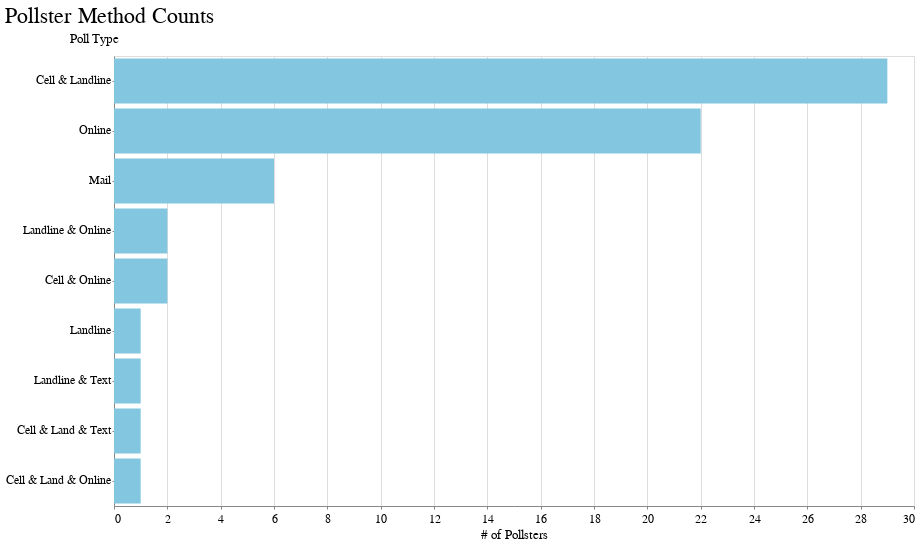

Write notebook code for a chart like this one.
### Code cell
alt.Chart(polls_df, title='Pollster Method Counts').mark_bar().encode(
    y=alt.Y('Poll Type', sort=types),
    x=alt.X('Poll Count', title='# of Pollsters')).properties(background='white')

### Figure 1 — Vega-Lite specification as saved in the notebook (floating-point values rounded to 4 significant figures)
{"$schema": "https://vega.github.io/schema/vega-lite/v3.4.0.json", "background": "white", "config": {"arc": {"fill": "#82c6df"}, "area": {"fill": "#82c6df"}, "axis": {"labelFont": "Benton Gothic, sans", "labelFontSize": 11.5, "labelFontWeight": "normal", "titleFont": "Benton Gothic Bold, sans", "titleFontSize": 13, "titleFontWeight": "normal"}, "axisX": {"labelAngle": 0, "labelPadding": 4, "tickSize": 3}, "axisY": {"labelBaseline": "middle", "maxExtent": 45, "minExtent": 45, "tickSize": 2, "titleAlign": "left", "titleAngle": 0, "titleX": -45, "titleY": -11}, "background": "#ffffff", "bar": {"fill": "#82c6df"}, "legend": {"labelFont": "Benton Gothic, sans", "labelFontSize": 11.5, "symbolType": "square", "titleFont": "Benton Gothic Bold, sans", "titleFontSize": 13, "titleFontWeight": "normal"}, "line": {"stroke": "#82c6df", "strokeWidth": 3}, "path": {"stroke": "#82c6df"}, "point": {"stroke": "#82c6df"}, "range": {"category": ["#3580b1", "#ec8431", "#ab7fb4", "#c89d29", "#adc839", "#829eb1"], "diverging": ["#e68a4f", "#f4bb6a", "#f9e39c", "#dadfe2", "#a6b7c6", "#849eae"], "heatmap": ["#fbf2c7", "#f9e39c", "#f8d36e", "#f4bb6a", "#e68a4f", "#d15a40", "#ab4232"], "ordinal": ["#fbf2c7", "#f9e39c", "#f8d36e", "#f4bb6a", "#e68a4f", "#d15a40", "#ab4232"], "ramp": ["#fbf2c7", "#f9e39c", "#f8d36e", "#f4bb6a", "#e68a4f", "#d15a40", "#ab4232"]}, "rect": {"fill": "#82c6df"}, "shape": {"stroke": "#82c6df"}, "symbol": {"fill": "#82c6df", "size": 30}, "title": {"anchor": "start", "font": "Benton Gothic Bold, sans", "fontColor": "#000000", "fontSize": 22, "fontWeight": "normal"}, "view": {"height": 450, "width": 800}}, "data": {"name": "data-c09ca9340a87ca79d20aaadea5f75aaf"}, "datasets": {"data-c09ca9340a87ca79d20aaadea5f75aaf": [{"Poll Count": 29, "Poll Type": "Cell & Landline"}, {"Poll Count": 22, "Poll Type": "Online"}, {"Poll Count": 6, "Poll Type": "Mail"}, {"Poll Count": 2, "Poll Type": "Landline & Online"}, {"Poll Count": 2, "Poll Type": "Cell & Online"}, {"Poll Count": 1, "Poll Type": "Landline"}, {"Poll Count": 1, "Poll Type": "Landline & Text"}, {"Poll Count": 1, "Poll Type": "Cell & Land & Text"}, {"Poll Count": 1, "Poll Type": "Cell & Land & Online"}]}, "encoding": {"x": {"field": "Poll Count", "title": "# of Pollsters", "type": "quantitative"}, "y": {"field": "Poll Type", "sort": ["Cell & Landline", "Online", "Mail", "Landline & Online", "Cell & Online", "Landline", "Landline & Text", "Cell & Land & Text", "Cell & Land & Online"], "type": "nominal"}}, "mark": "bar", "title": "Pollster Method Counts"}
